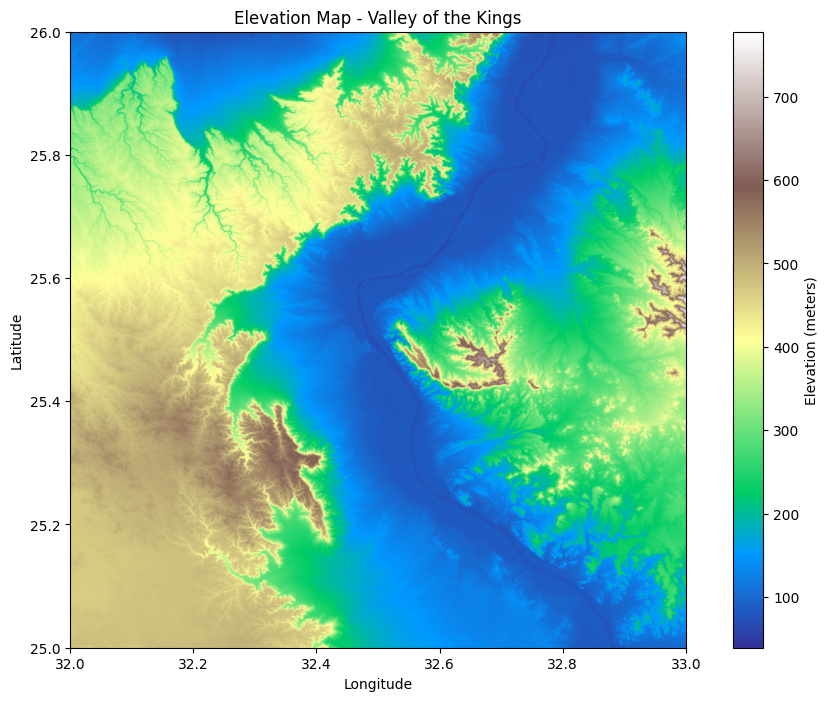

Source code (Python):
import os
import rasterio
import numpy as np
import matplotlib.pyplot as plt
from scipy.ndimage import gaussian_filter  # For smoothing histogram

# 📥 Set your .tif file path
TIF_FILE = "../data/n25_e032_1arc_v3.tif"  # Update if needed

# 📂 Output folder
OUTPUT_DIR = "../plots"

def main():
    # Create output folder if needed
    os.makedirs(OUTPUT_DIR, exist_ok=True)

    # Open the GeoTIFF
    with rasterio.open(TIF_FILE) as dataset:
        elevation_array = dataset.read(1)
        transform = dataset.transform

        elevation_min = np.min(elevation_array)
        elevation_max = np.max(elevation_array)
        print(f"Elevation range: {elevation_min:.2f}m to {elevation_max:.2f}m")

        sample_lon, sample_lat = 32.610, 25.750
        try:
            row, col = dataset.index(sample_lon, sample_lat)
            elevation_value = elevation_array[row, col]
            print(f"Elevation at ({sample_lon}, {sample_lat}): {elevation_value:.2f} meters")
        except IndexError:
            print(f"Sample coordinate ({sample_lon}, {sample_lat}) is outside the raster bounds.")

        # === Plot Elevation Map with Real World Coordinates ===
        plt.figure(figsize=(12, 8))
        extent = [
            dataset.bounds.left, dataset.bounds.right,
            dataset.bounds.bottom, dataset.bounds.top
        ]
        img = plt.imshow(elevation_array, cmap='terrain', extent=extent, origin='upper')
        plt.colorbar(img, label="Elevation (meters)")
        plt.title("Elevation Map - Valley of the Kings")
        plt.xlabel("Longitude")
        plt.ylabel("Latitude")
        plt.grid(False)
        plt.savefig(f"{OUTPUT_DIR}/elevation_map.png", bbox_inches='tight')
        plt.close()

        # === Plot Smoothed Elevation Histogram ===
        plt.figure(figsize=(10, 6))
        elevations = elevation_array.flatten()
        elevations = elevations[elevations > 0]  # Filter out invalid or no-data values
        hist, bins = np.histogram(elevations, bins=100)
        hist_smoothed = gaussian_filter(hist, sigma=2)  # Smooth

        bin_centers = (bins[:-1] + bins[1:]) / 2
        plt.plot(bin_centers, hist_smoothed, color="green")
        plt.title("Elevation Distribution")
        plt.xlabel("Elevation (meters)")
        plt.ylabel("Frequency")
        plt.grid(True)
        plt.savefig(f"{OUTPUT_DIR}/elevation_histogram.png", bbox_inches='tight')
        plt.close()

    print(f"✅ Smoothed plots saved to {OUTPUT_DIR}/")

if __name__ == "__main__":
    main()
